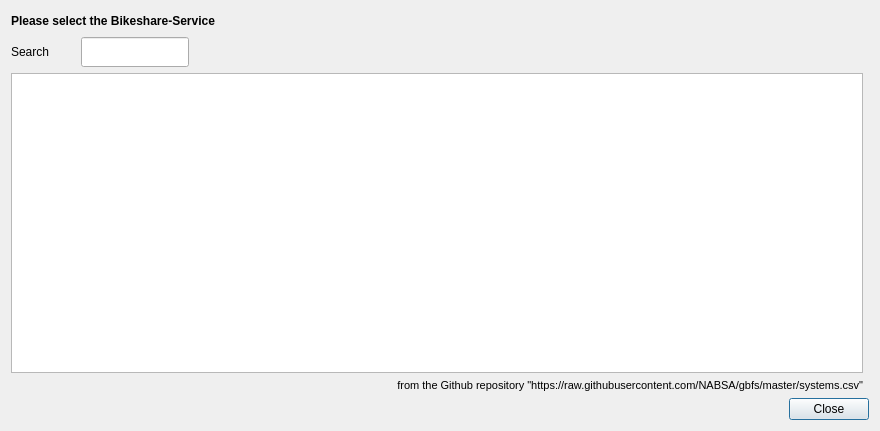
<?xml version="1.0" encoding="UTF-8"?>
<ui version="4.0">
 <class>Dialog</class>
 <widget class="QDialog" name="Dialog">
  <property name="geometry">
   <rect>
    <x>0</x>
    <y>0</y>
    <width>880</width>
    <height>428</height>
   </rect>
  </property>
  <property name="sizePolicy">
   <sizepolicy hsizetype="Minimum" vsizetype="Preferred">
    <horstretch>0</horstretch>
    <verstretch>0</verstretch>
   </sizepolicy>
  </property>
  <property name="minimumSize">
   <size>
    <width>520</width>
    <height>0</height>
   </size>
  </property>
  <property name="baseSize">
   <size>
    <width>600</width>
    <height>0</height>
   </size>
  </property>
  <property name="windowTitle">
   <string>Dialog</string>
  </property>
  <layout class="QGridLayout" name="gridLayout">
   <item row="0" column="0">
    <widget class="QLabel" name="label">
     <property name="enabled">
      <bool>true</bool>
     </property>
     <property name="sizePolicy">
      <sizepolicy hsizetype="Preferred" vsizetype="Fixed">
       <horstretch>0</horstretch>
       <verstretch>0</verstretch>
      </sizepolicy>
     </property>
     <property name="minimumSize">
      <size>
       <width>500</width>
       <height>20</height>
      </size>
     </property>
     <property name="maximumSize">
      <size>
       <width>16777215</width>
       <height>20</height>
      </size>
     </property>
     <property name="baseSize">
      <size>
       <width>800</width>
       <height>500</height>
      </size>
     </property>
     <property name="font">
      <font>
       <weight>75</weight>
       <bold>true</bold>
      </font>
     </property>
     <property name="text">
      <string>Please select the Bikeshare-Service</string>
     </property>
    </widget>
   </item>
   <item row="9" column="0">
    <layout class="QHBoxLayout" name="horizontalLayout">
     <property name="spacing">
      <number>0</number>
     </property>
     <item>
      <widget class="QLabel" name="label_3">
       <property name="minimumSize">
        <size>
         <width>70</width>
         <height>30</height>
        </size>
       </property>
       <property name="maximumSize">
        <size>
         <width>70</width>
         <height>30</height>
        </size>
       </property>
       <property name="font">
        <font>
         <weight>50</weight>
         <bold>false</bold>
        </font>
       </property>
       <property name="text">
        <string>Search</string>
       </property>
      </widget>
     </item>
     <item>
      <widget class="QLineEdit" name="searchbar">
       <property name="sizePolicy">
        <sizepolicy hsizetype="Fixed" vsizetype="Fixed">
         <horstretch>0</horstretch>
         <verstretch>0</verstretch>
        </sizepolicy>
       </property>
       <property name="minimumSize">
        <size>
         <width>0</width>
         <height>20</height>
        </size>
       </property>
       <property name="maximumSize">
        <size>
         <width>200</width>
         <height>30</height>
        </size>
       </property>
      </widget>
     </item>
     <item>
      <spacer name="horizontalSpacer">
       <property name="orientation">
        <enum>Qt::Horizontal</enum>
       </property>
       <property name="sizeHint" stdset="0">
        <size>
         <width>40</width>
         <height>20</height>
        </size>
       </property>
      </spacer>
     </item>
    </layout>
   </item>
   <item row="13" column="0" colspan="2">
    <widget class="QDialogButtonBox" name="buttonBox">
     <property name="minimumSize">
      <size>
       <width>500</width>
       <height>0</height>
      </size>
     </property>
     <property name="orientation">
      <enum>Qt::Horizontal</enum>
     </property>
     <property name="standardButtons">
      <set>QDialogButtonBox::Close</set>
     </property>
    </widget>
   </item>
   <item row="11" column="0">
    <widget class="QLabel" name="label_2">
     <property name="sizePolicy">
      <sizepolicy hsizetype="Preferred" vsizetype="Fixed">
       <horstretch>0</horstretch>
       <verstretch>0</verstretch>
      </sizepolicy>
     </property>
     <property name="font">
      <font>
       <pointsize>8</pointsize>
       <underline>false</underline>
       <strikeout>false</strikeout>
      </font>
     </property>
     <property name="text">
      <string>from the Github repository &quot;https://raw.githubusercontent.com/NABSA/gbfs/master/systems.csv&quot;</string>
     </property>
     <property name="alignment">
      <set>Qt::AlignRight|Qt::AlignTrailing|Qt::AlignVCenter</set>
     </property>
    </widget>
   </item>
   <item row="10" column="0">
    <widget class="QTableView" name="gbfs_list">
     <property name="sizePolicy">
      <sizepolicy hsizetype="Preferred" vsizetype="Preferred">
       <horstretch>0</horstretch>
       <verstretch>0</verstretch>
      </sizepolicy>
     </property>
     <property name="minimumSize">
      <size>
       <width>600</width>
       <height>300</height>
      </size>
     </property>
     <property name="maximumSize">
      <size>
       <width>1000</width>
       <height>1000</height>
      </size>
     </property>
     <property name="baseSize">
      <size>
       <width>600</width>
       <height>0</height>
      </size>
     </property>
     <property name="alternatingRowColors">
      <bool>false</bool>
     </property>
     <property name="selectionBehavior">
      <enum>QAbstractItemView::SelectRows</enum>
     </property>
     <attribute name="verticalHeaderVisible">
      <bool>false</bool>
     </attribute>
    </widget>
   </item>
  </layout>
 </widget>
 <resources/>
 <connections>
  <connection>
   <sender>buttonBox</sender>
   <signal>accepted()</signal>
   <receiver>Dialog</receiver>
   <slot>accept()</slot>
   <hints>
    <hint type="sourcelabel">
     <x>248</x>
     <y>254</y>
    </hint>
    <hint type="destinationlabel">
     <x>157</x>
     <y>274</y>
    </hint>
   </hints>
  </connection>
  <connection>
   <sender>buttonBox</sender>
   <signal>rejected()</signal>
   <receiver>Dialog</receiver>
   <slot>reject()</slot>
   <hints>
    <hint type="sourcelabel">
     <x>316</x>
     <y>260</y>
    </hint>
    <hint type="destinationlabel">
     <x>286</x>
     <y>274</y>
    </hint>
   </hints>
  </connection>
 </connections>
</ui>
